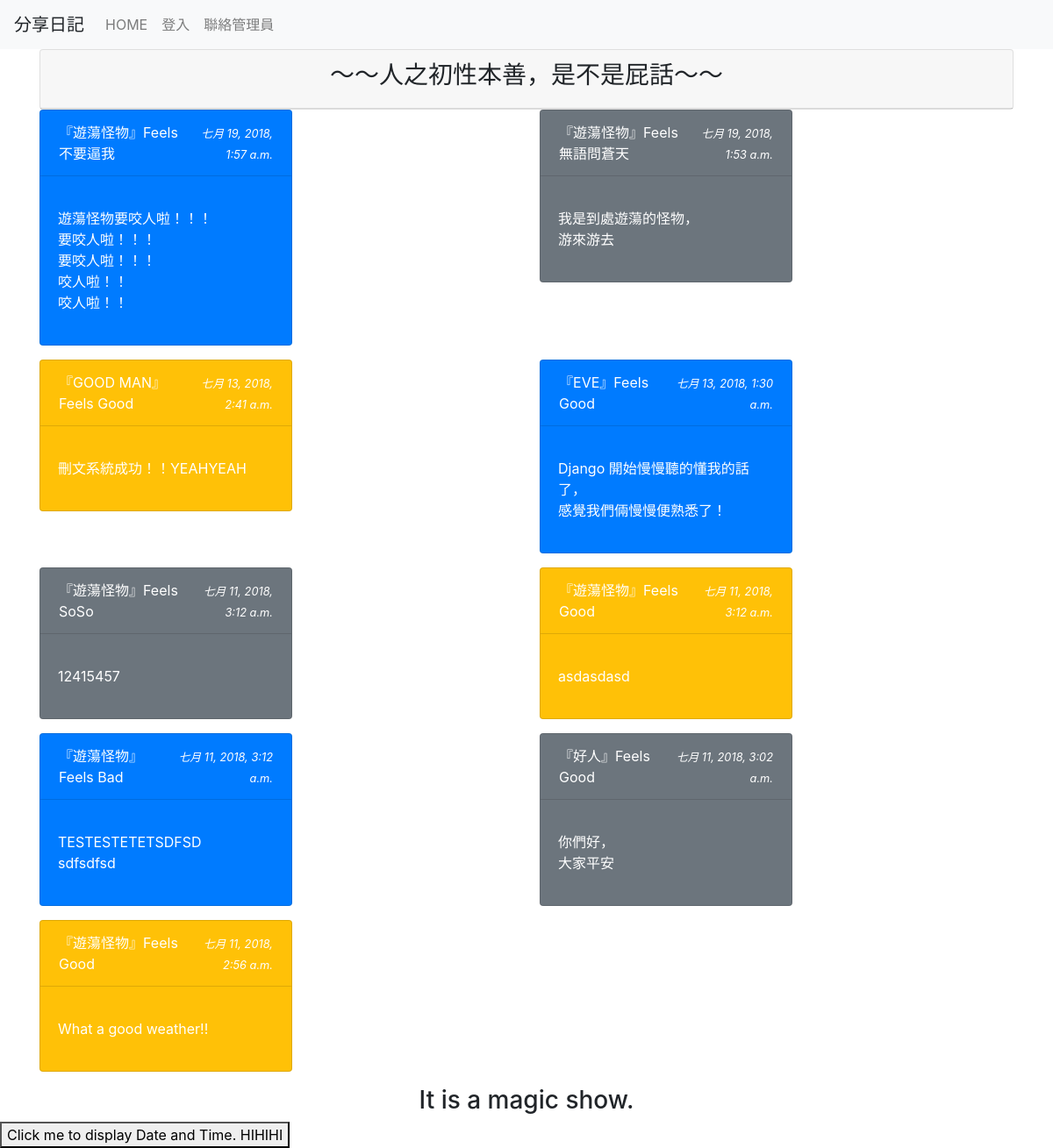
Page /list/ on the committed database.
### mysite/models.py (models this page shows, shortened)
class Post(models.Model):
	mood = models.ForeignKey('Mood', on_delete=models.CASCADE)
	nickname = models.CharField(max_length=10, default='遊蕩怪物')
	message = models.TextField(null=False)
	del_pass = models.CharField(max_length=10)
	pub_time = models.DateTimeField(auto_now=True)
	enabled = models.BooleanField(default=False)

class Mood(models.Model):
	status = models.CharField(max_length=10,null=False)
	def __str__(self):
		return self.status

### mysite/views.py (the view)
# urls.py: path('list/',views.listing),
def listing(request):
	template = get_template('listing.html')
	posts = models.Post.objects.filter(enabled = True).order_by('-pub_time')[:150]
	Lp = len(posts)
	LIST = True
	moods = models.Mood.objects.all()
	html = template.render(locals())
	return HttpResponse(html)

### templates/listing.html (shortened to what this page needs)
{% extends "base.html" %}
{% block content %}
<div class='container'>
	<div class='row'>
		<div class='col-md-12'>
			<div class='card'>
				<div class='card-header' align='center'>
					<h3>～～人之初性本善，是不是屁話～～</h3>
				</div>
			</div>
		</div>
	</div>
	{% for p in posts %}
	{% cycle "<div class='row'> <div class='col-md-6'>" "<div class='col-md-6'>"%}
		<div class="card text-white {% cycle 'bg-primary' 'bg-secondary' 'bg-warning'%}   mb-3" style="max-width: 18rem;">
			<div class="card-header bg-transparent">
				<table width=100%><tr>
					<td>『{{ p.nickname }}』Feels {{ p.mood}}</td>
					<td align=right><i><small>{{ p.pub_time }}</small></i></td>
				</tr></table></div>
			<div class="card-body "><p class="card-text bg-dark">{{ p.message | linebreaks }}</p></div>
		</div>
	{% cycle "</div> " "</div></div> " %}
	{% endfor %}
	{% if Lp|divisibleby:2 %}
	{% else %}
	</div>
	{% endif %}
</div>
{% endblock %}

### templates/base.html (shortened to what this page needs)
<!DOCTYPE html>
<html>
<head>
	<link rel="stylesheet" href="https://use.fontawesome.com/releases/v5.1.0/css/all.css">
	<link rel="stylesheet" href="https://maxcdn.bootstrapcdn.com/bootstrap/4.0.0/css/bootstrap.min.css">
</head>
<body>
	{% include "header.html" %}
	{% block content %} {% endblock %}
	{% include "footer.html" %}
</html>

### templates/header.html (shortened to what this page needs)
<nav class="navbar navbar-expand-lg navbar-light bg-light">
  <a class="navbar-brand" >分享日記</a>
  <div class="collapse navbar-collapse" id="navbarNav">
    <ul class="navbar-nav">
      <li class="nav-item {% if HOME %}active{% endif %}">
        <a class="nav-link" href="/">HOME <span class="sr-only">(current)</span></a>
      </li>
      {% if username %}
      <li class="nav-item {% if USINF %}active{% endif %}">
        <a class="nav-link" href="/userinfo">個人資料</a>
      </li>
      <li class="nav-item {% if POST %}active{% endif %}">
        <a class="nav-link" href="/post">寫日記</a>
      </li>
      <li class="nav-item {% if LOGO %}active{% endif %}">
        <a class="nav-link" href="/logout">登出</a>
      </li>
      <li class="nav-item">
        <a class="nav-link" href="/admin">後台管理</a>
      </li>
      {% else %}
      <li class="nav-item {% if LOGI %}active{% endif %}">
        <a class="nav-link" href="/login">登入</a>
      </li>
      <li class="nav-item {% if CONT %}active{% endif %}">
        <a class="nav-link" href="/contact">聯絡管理員</a>
      </li>
      {% endif %}
    </ul>
  </div>
</nav>

### templates/footer.html (shortened to what this page needs)
<h3 align='center'>It is a magic show.</h3>
<button type="button" align='center' onclick="document.getElementById('demo').innerHTML = Date() " >
Click me to display Date and Time.
HIHIHI</button>

### templates/base.html (style rules this page uses)
h1, h2, h3, h4, h5, p, div { font-familty: 微軟正黑體; }

### rows in the picture
Post: nickname "遊蕩怪物", mood "不要逼我", pub_time "七月 19, 2018, 1:57 a.m.", message "遊蕩怪物要咬人啦！！！ 要咬人啦！！！ 要咬人啦！！！ 咬人啦！！ 咬人啦！！"
Post: nickname "遊蕩怪物", mood "無語問蒼天", pub_time "七月 19, 2018, 1:53 a.m.", message "我是到處遊蕩的怪物， 游來游去"
Post: nickname "GOOD MAN", mood "Good", pub_time "七月 13, 2018, 2:41 a.m.", message "刪文系統成功！！YEAHYEAH"
Post: nickname "EVE", mood "Good", pub_time "七月 13, 2018, 1:30 a.m.", message "Django 開始慢慢聽的懂我的話了， 感覺我們倆慢慢便熟悉了！"
Post: nickname "遊蕩怪物", mood "SoSo", pub_time "七月 11, 2018, 3:12 a.m.", message "12415457"
Post: nickname "遊蕩怪物", mood "Good", pub_time "七月 11, 2018, 3:12 a.m.", message "asdasdasd"
Post: nickname "遊蕩怪物", mood "Bad", pub_time "七月 11, 2018, 3:12 a.m.", message "TESTESTETETSDFSD sdfsdfsd"
Post: nickname "好人", mood "Good", pub_time "七月 11, 2018, 3:02 a.m.", message "你們好， 大家平安"
Post: nickname "遊蕩怪物", mood "Good", pub_time "七月 11, 2018, 2:56 a.m.", message "What a good weather!!"
